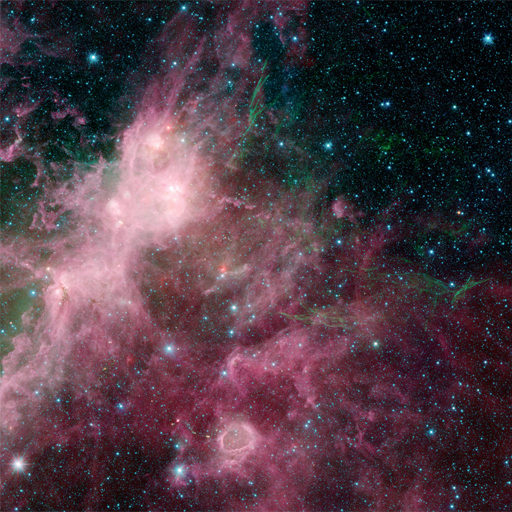
#> input picture input.jpg, 512 x 512 px
$ python version_10.py
#> lines starting #> are read from the running program, lines starting #| are printed output that depends on the picture
from PIL import Image, ImageFilter, ImageOps
import numpy as np
import random
from good_colors import good_colors
from multiprocessing import Process
import datetime

image = 'input.jpg'
num_populations = 10
num_generations = 10
blur = True
invert = False
size = 512


def fitness(arr):
    res = [0 for i in range(len(arr))]

    def _fitness(el, i):
        good = 0
        for i in range(size):
            for j in range(size):
                if tuple(el[i][j]) in good_colors:
                    good += 1
        res.append(good)

    print('[+] Start calculating fitness for childrens')
    procs = []
    for i in range(len(arr)):
        procs.append(Process(target=_fitness, args=(arr[i], i, )))
        procs[i].start()

    for i in range(len(procs)):
        procs[i].join()

    best = res.index(max(res))
    res[best] = -1
    second_best = res.index(max(res))
    print('[+] Stop calculating fitness for childrens')
    return arr[best], arr[second_best]


def generate_childrens(mother, father=None):
    if isinstance(father, type(None)):
        father = mother
    res = []
    for i in range(num_populations):
        rotated_father = np.array(Image.fromarray(father.astype('uint8')).rotate(90-random.randint(-5, 5)))
        temp = np.absolute((mother + rotated_father)) + random.randint(-20, 20)
        temp = temp // 2 % 256
        res.append(temp)
    return res

if __name__ == '__main__':
    start = datetime.datetime.now()
    im = Image.open(image)
#> im is the input picture: PIL image 512x512 RGB; mean R, G, B 78.5, 58.8, 68.6
    im = im.convert('RGB')
    print(f'[+] Open image {image}.')
    if blur:
        im = im.filter(ImageFilter.BoxBlur(2))
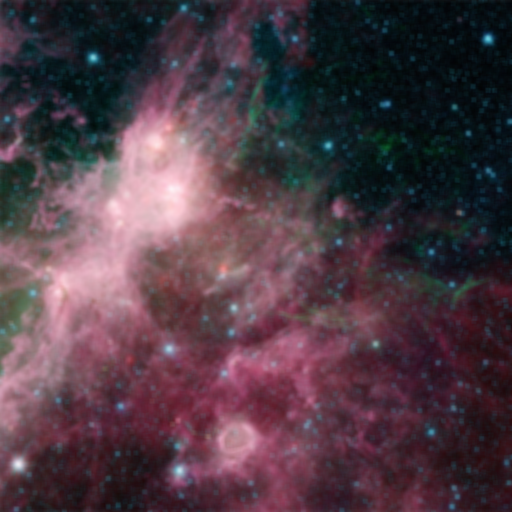
#> im: PIL image 512x512 RGB; mean R, G, B 78.5, 58.8, 68.7
    if invert:
        im = ImageOps.invert(im)

    im2arr = np.array(im)
    print('[+] Create numpy array of image')
    mother, father = im2arr, None

    counter = 0
    for i in range(num_generations):
        childs = generate_childrens(mother, father)
#> (the run stopped early here; a loop or call above may not have finished)
